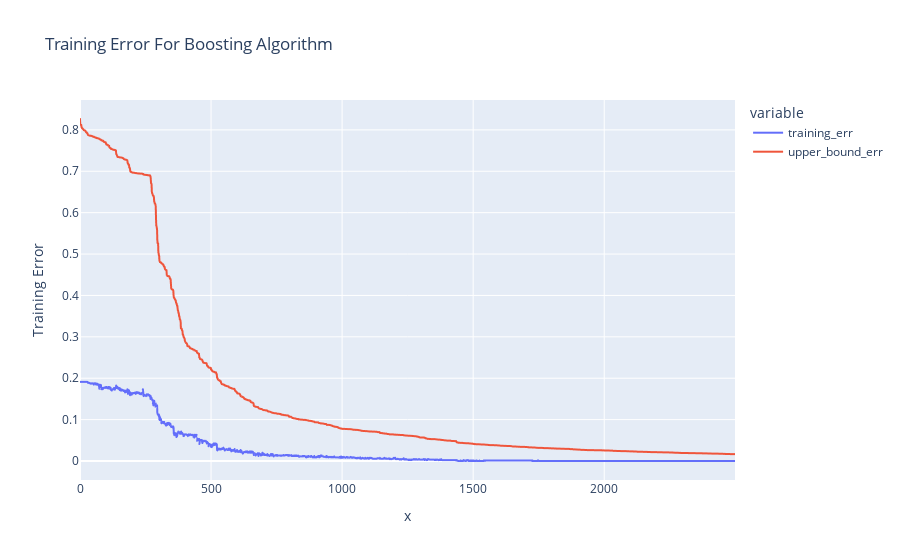

Notebook cell for this chart:
### Code cell
import plotly.express as px
fig = px.line(upper_bound_error_df, x="x", y=["training_err", "upper_bound_err"], title=f"Training Error For Boosting Algorithm")
fig.update_layout(yaxis_title="Training Error")
fig.show()

### Figure 1 — Plotly figure (JSON) as saved in the notebook; plotly's stock layout.template omitted (floating-point values rounded to 4 significant figures; data arrays with more than 128 entries replaced by an {"elided": "..."} marker saying what was removed)
{"data": [{"hovertemplate": "variable=training_err<br>x=%{x}<br>value=%{y}<extra></extra>", "legendgroup": "training_err", "line": {"color": "#636efa", "dash": "solid"}, "marker": {"symbol": "circle"}, "mode": "lines", "name": "training_err", "showlegend": true, "type": "scattergl", "x": {"elided": "2500 int values"}, "xaxis": "x", "y": {"elided": "2500 float values"}, "yaxis": "y"}, {"hovertemplate": "variable=upper_bound_err<br>x=%{x}<br>value=%{y}<extra></extra>", "legendgroup": "upper_bound_err", "line": {"color": "#EF553B", "dash": "solid"}, "marker": {"symbol": "circle"}, "mode": "lines", "name": "upper_bound_err", "showlegend": true, "type": "scattergl", "x": {"elided": "2500 int values"}, "xaxis": "x", "y": {"elided": "2500 float values"}, "yaxis": "y"}], "layout": {"legend": {"title": {"text": "variable"}, "tracegroupgap": 0}, "title": {"text": "Training Error For Boosting Algorithm"}, "xaxis": {"anchor": "y", "domain": [0, 1], "title": {"text": "x"}}, "yaxis": {"anchor": "x", "domain": [0, 1], "title": {"text": "Training Error"}}}}
